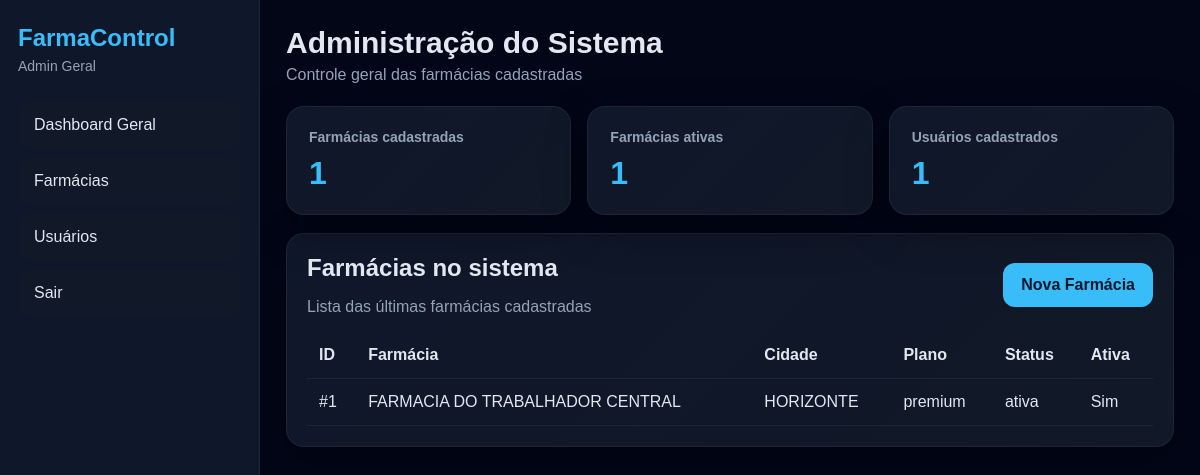
The page /dashboard (signed in) on the database as committed earlier.
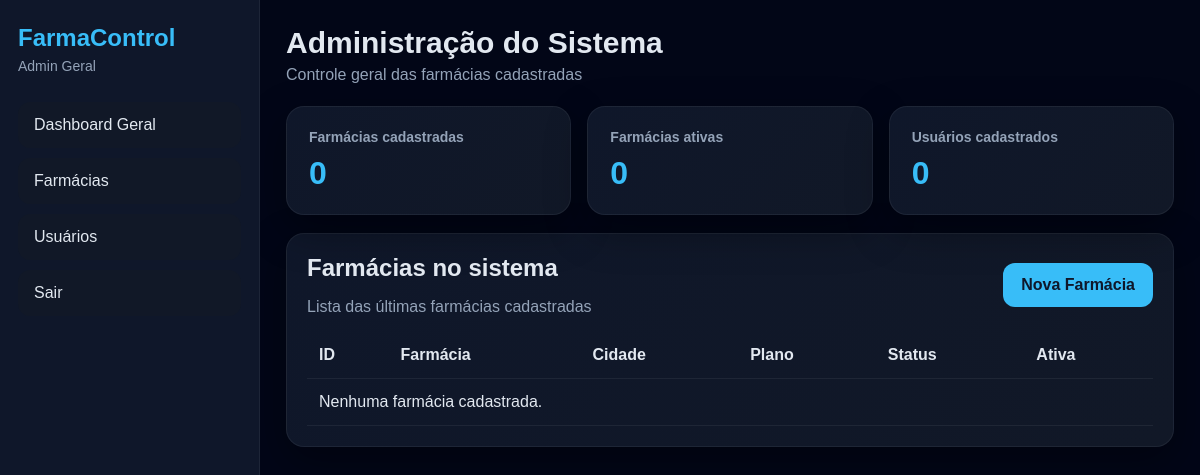
The same page on the database as committed later.
### models.py (models this page shows)
class Farmacia(db.Model):
    __tablename__ = "farmacias"
    id = db.Column(db.Integer, primary_key=True)
    nome = db.Column(db.String(150), nullable=False)
    cnpj = db.Column(db.String(30), unique=True, nullable=True)
    telefone = db.Column(db.String(30), nullable=True)
    email = db.Column(db.String(150), nullable=True)
    endereco = db.Column(db.String(255), nullable=True)
    cidade = db.Column(db.String(100), nullable=True)
    status = db.Column(db.String(20), nullable=False, default="ativa")
    plano = db.Column(db.String(50), nullable=False, default="basico")
    ativo = db.Column(db.Boolean, default=True)
    criado_em = db.Column(db.DateTime, default=agora_brasil)
    usuarios = db.relationship("User", backref="farmacia", lazy=True)
    clientes = db.relationship("Cliente", backref="farmacia", lazy=True)
    entregadores = db.relationship("Entregador", backref="farmacia", lazy=True)
    pedidos = db.relationship("Pedido", backref="farmacia", lazy=True)
    localizacoes = db.relationship("Localizacao", backref="farmacia", lazy=True)
    whatsapp_configs = db.relationship("WhatsAppConfig", backref="farmacia", lazy=True)
    whatsapp_logs = db.relationship("WhatsAppLog", backref="farmacia", lazy=True)

### app.py (the view, shortened to what this page needs)
    @app.route("/dashboard")
    @login_required
    def dashboard():
        if current_user.is_master:
            total_farmacias = Farmacia.query.count()
            total_farmacias_ativas = Farmacia.query.filter_by(ativo=True, status="ativa").count()
            total_usuarios = User.query.filter(User.perfil != "master").count()
            total_clientes = Cliente.query.count()
            total_entregadores = Entregador.query.count()
            total_pedidos = Pedido.query.count()
            return render_template(
                "master_dashboard.html",
                total_farmacias=total_farmacias,
                total_farmacias_ativas=total_farmacias_ativas,
                total_usuarios=total_usuarios,
                total_clientes=total_clientes,
                total_entregadores=total_entregadores,
                total_pedidos=total_pedidos,
                farmacias=Farmacia.query.order_by(Farmacia.id.desc()).limit(10).all()
            )

### models.py (called while the page is built)
@login_manager.user_loader
def load_user(user_id):
    return db.session.get(User, int(user_id))

    @property
    def is_master(self):
        return self.perfil == "master"

### templates/master_dashboard.html (shortened to what this page needs)
{% extends "base.html" %}
{% block content %}
<div class="page-head">
  <div>
    <h1>Administração do Sistema</h1>
    <p class="muted">Controle geral das farmácias cadastradas</p>
  </div>
</div>
<div class="cards-grid">
  <div class="card">
    <h3>Farmácias cadastradas</h3>
    <strong>{{ total_farmacias }}</strong>
  </div>
  <div class="card">
    <h3>Farmácias ativas</h3>
    <strong>{{ total_farmacias_ativas }}</strong>
  </div>
  <div class="card">
    <h3>Usuários cadastrados</h3>
    <strong>{{ total_usuarios }}</strong>
  </div>
</div>
<div class="panel">
  <div class="panel-head-flex">
    <div>
      <h2>Farmácias no sistema</h2>
      <p class="muted">Lista das últimas farmácias cadastradas</p>
    </div>
    <div>
      <a href="{{ url_for('master_farmacias') }}" class="btn btn-primary">
        Nova Farmácia
      </a>
    </div>
  </div>
  <div class="table-wrap">
    <table>
      <thead>
        <tr>
          <th>ID</th>
          <th>Farmácia</th>
          <th>Cidade</th>
          <th>Plano</th>
          <th>Status</th>
          <th>Ativa</th>
        </tr>
      </thead>
      <tbody>
        {% for farmacia in farmacias %}
        <tr>
          <td>#{{ farmacia.id }}</td>
          <td>{{ farmacia.nome }}</td>
          <td>
            {{ farmacia.cidade if farmacia.cidade else "-" }}
          </td>
          <td>{{ farmacia.plano }}</td>
          <td>{{ farmacia.status }}</td>
          <td>
            {% if farmacia.ativo %}
              <span class="badge badge-success">Sim</span>
            {% else %}
              <span class="badge badge-danger">Não</span>
            {% endif %}
          </td>
        </tr>
        {% else %}
        <tr>
          <td colspan="6">Nenhuma farmácia cadastrada.</td>
        </tr>
        {% endfor %}
      </tbody>
    </table>
  </div>
</div>
{% endblock %}

Rows that differ between the two databases and show on the page:
removed Farmacia: id "1", nome "FARMACIA DO TRABALHADOR CENTRAL", cidade "HORIZONTE", plano "premium", status "ativa", ativo "Sim"
Other text that changed with them:
{{ total_farmacias }}: "1" → "0"
{{ total_farmacias_ativas }}: "1" → "0"
{{ total_usuarios }}: "1" → "0"
text now shown: "Nenhuma farmácia cadastrada."
